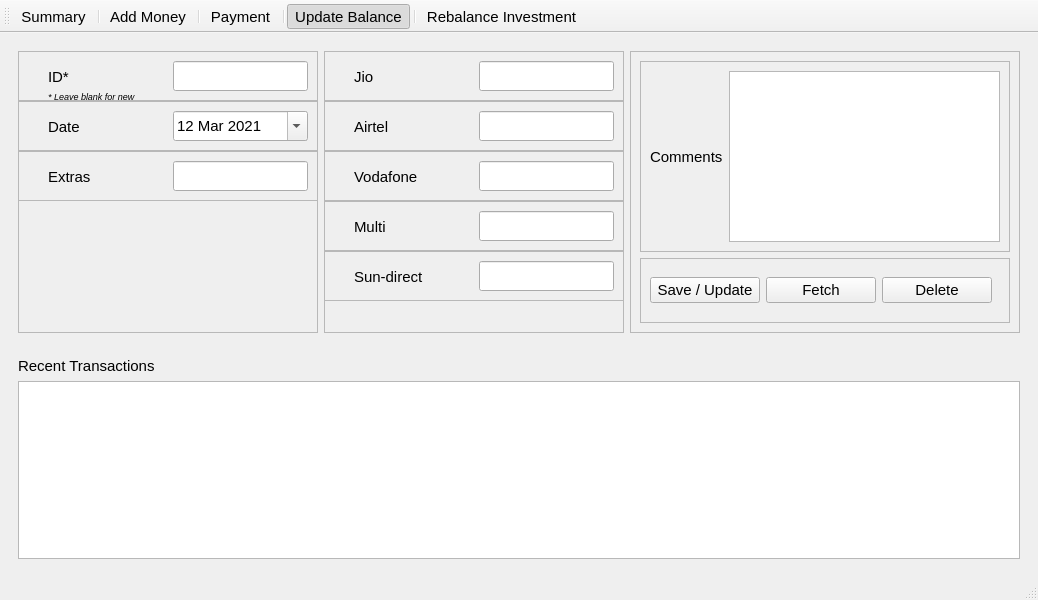
<?xml version="1.0" encoding="UTF-8"?>
<ui version="4.0">
 <class>balancePage</class>
 <widget class="QMainWindow" name="balancePage">
  <property name="geometry">
   <rect>
    <x>0</x>
    <y>0</y>
    <width>1038</width>
    <height>600</height>
   </rect>
  </property>
  <property name="font">
   <font>
    <family>Segoe UI</family>
    <pointsize>11</pointsize>
   </font>
  </property>
  <property name="windowTitle">
   <string>Mobile Recharge Tracker</string>
  </property>
  <widget class="QWidget" name="centralwidget">
   <layout class="QHBoxLayout" name="horizontalLayout">
    <item>
     <layout class="QVBoxLayout" name="verticalLayout">
      <item>
       <widget class="QWidget" name="wid1_topSection" native="true">
        <property name="sizePolicy">
         <sizepolicy hsizetype="Expanding" vsizetype="Fixed">
          <horstretch>0</horstretch>
          <verstretch>0</verstretch>
         </sizepolicy>
        </property>
        <property name="minimumSize">
         <size>
          <width>0</width>
          <height>300</height>
         </size>
        </property>
        <property name="maximumSize">
         <size>
          <width>16777215</width>
          <height>300</height>
         </size>
        </property>
        <property name="autoFillBackground">
         <bool>false</bool>
        </property>
        <layout class="QHBoxLayout" name="horizontalLayout_2">
         <item>
          <widget class="QFrame" name="frame1_left">
           <property name="sizePolicy">
            <sizepolicy hsizetype="Fixed" vsizetype="Preferred">
             <horstretch>0</horstretch>
             <verstretch>0</verstretch>
            </sizepolicy>
           </property>
           <property name="minimumSize">
            <size>
             <width>300</width>
             <height>0</height>
            </size>
           </property>
           <property name="maximumSize">
            <size>
             <width>300</width>
             <height>16777215</height>
            </size>
           </property>
           <property name="sizeIncrement">
            <size>
             <width>0</width>
             <height>0</height>
            </size>
           </property>
           <property name="frameShape">
            <enum>QFrame::StyledPanel</enum>
           </property>
           <property name="frameShadow">
            <enum>QFrame::Raised</enum>
           </property>
           <widget class="QFrame" name="qf1_ID">
            <property name="geometry">
             <rect>
              <x>0</x>
              <y>0</y>
              <width>300</width>
              <height>50</height>
             </rect>
            </property>
            <property name="sizePolicy">
             <sizepolicy hsizetype="Preferred" vsizetype="Preferred">
              <horstretch>0</horstretch>
              <verstretch>0</verstretch>
             </sizepolicy>
            </property>
            <property name="frameShape">
             <enum>QFrame::StyledPanel</enum>
            </property>
            <property name="frameShadow">
             <enum>QFrame::Raised</enum>
            </property>
            <widget class="QLabel" name="label_ID">
             <property name="geometry">
              <rect>
               <x>30</x>
               <y>3</y>
               <width>120</width>
               <height>45</height>
              </rect>
             </property>
             <property name="text">
              <string>ID*</string>
             </property>
            </widget>
            <widget class="QLineEdit" name="lineEdit_ID">
             <property name="geometry">
              <rect>
               <x>155</x>
               <y>10</y>
               <width>135</width>
               <height>30</height>
              </rect>
             </property>
            </widget>
            <widget class="QLabel" name="label_ID_2">
             <property name="geometry">
              <rect>
               <x>30</x>
               <y>30</y>
               <width>120</width>
               <height>30</height>
              </rect>
             </property>
             <property name="font">
              <font>
               <pointsize>7</pointsize>
               <italic>true</italic>
              </font>
             </property>
             <property name="text">
              <string>* Leave blank for new</string>
             </property>
            </widget>
           </widget>
           <widget class="QFrame" name="qf2_Date">
            <property name="geometry">
             <rect>
              <x>0</x>
              <y>50</y>
              <width>300</width>
              <height>50</height>
             </rect>
            </property>
            <property name="sizePolicy">
             <sizepolicy hsizetype="Preferred" vsizetype="Preferred">
              <horstretch>0</horstretch>
              <verstretch>0</verstretch>
             </sizepolicy>
            </property>
            <property name="frameShape">
             <enum>QFrame::StyledPanel</enum>
            </property>
            <property name="frameShadow">
             <enum>QFrame::Raised</enum>
            </property>
            <widget class="QLabel" name="alabel_Date">
             <property name="geometry">
              <rect>
               <x>30</x>
               <y>3</y>
               <width>120</width>
               <height>45</height>
              </rect>
             </property>
             <property name="text">
              <string>Date</string>
             </property>
            </widget>
            <widget class="QDateEdit" name="dateEdit">
             <property name="geometry">
              <rect>
               <x>155</x>
               <y>10</y>
               <width>135</width>
               <height>30</height>
              </rect>
             </property>
             <property name="sizePolicy">
              <sizepolicy hsizetype="Expanding" vsizetype="Fixed">
               <horstretch>0</horstretch>
               <verstretch>0</verstretch>
              </sizepolicy>
             </property>
             <property name="dateTime">
              <datetime>
               <hour>0</hour>
               <minute>0</minute>
               <second>0</second>
               <year>2021</year>
               <month>3</month>
               <day>12</day>
              </datetime>
             </property>
             <property name="minimumDate">
              <date>
               <year>2020</year>
               <month>1</month>
               <day>1</day>
              </date>
             </property>
             <property name="calendarPopup">
              <bool>true</bool>
             </property>
            </widget>
           </widget>
           <widget class="QFrame" name="qf3_Extra">
            <property name="geometry">
             <rect>
              <x>0</x>
              <y>100</y>
              <width>300</width>
              <height>50</height>
             </rect>
            </property>
            <property name="sizePolicy">
             <sizepolicy hsizetype="Preferred" vsizetype="Preferred">
              <horstretch>0</horstretch>
              <verstretch>0</verstretch>
             </sizepolicy>
            </property>
            <property name="frameShape">
             <enum>QFrame::StyledPanel</enum>
            </property>
            <property name="frameShadow">
             <enum>QFrame::Raised</enum>
            </property>
            <widget class="QLabel" name="label_Extra">
             <property name="geometry">
              <rect>
               <x>30</x>
               <y>3</y>
               <width>120</width>
               <height>45</height>
              </rect>
             </property>
             <property name="text">
              <string>Extras</string>
             </property>
            </widget>
            <widget class="QLineEdit" name="lineEdit_Extra">
             <property name="geometry">
              <rect>
               <x>155</x>
               <y>10</y>
               <width>135</width>
               <height>30</height>
              </rect>
             </property>
            </widget>
           </widget>
          </widget>
         </item>
         <item>
          <widget class="QFrame" name="frame1_left_2">
           <property name="sizePolicy">
            <sizepolicy hsizetype="Fixed" vsizetype="Preferred">
             <horstretch>0</horstretch>
             <verstretch>0</verstretch>
            </sizepolicy>
           </property>
           <property name="minimumSize">
            <size>
             <width>300</width>
             <height>0</height>
            </size>
           </property>
           <property name="maximumSize">
            <size>
             <width>300</width>
             <height>16777215</height>
            </size>
           </property>
           <property name="sizeIncrement">
            <size>
             <width>0</width>
             <height>0</height>
            </size>
           </property>
           <property name="frameShape">
            <enum>QFrame::StyledPanel</enum>
           </property>
           <property name="frameShadow">
            <enum>QFrame::Raised</enum>
           </property>
           <widget class="QFrame" name="qf1_Jio">
            <property name="geometry">
             <rect>
              <x>0</x>
              <y>0</y>
              <width>300</width>
              <height>50</height>
             </rect>
            </property>
            <property name="sizePolicy">
             <sizepolicy hsizetype="Preferred" vsizetype="Preferred">
              <horstretch>0</horstretch>
              <verstretch>0</verstretch>
             </sizepolicy>
            </property>
            <property name="frameShape">
             <enum>QFrame::StyledPanel</enum>
            </property>
            <property name="frameShadow">
             <enum>QFrame::Raised</enum>
            </property>
            <widget class="QLabel" name="label_Jio">
             <property name="geometry">
              <rect>
               <x>30</x>
               <y>3</y>
               <width>120</width>
               <height>45</height>
              </rect>
             </property>
             <property name="text">
              <string>Jio</string>
             </property>
            </widget>
            <widget class="QLineEdit" name="lineEdit_Jio">
             <property name="geometry">
              <rect>
               <x>155</x>
               <y>10</y>
               <width>135</width>
               <height>30</height>
              </rect>
             </property>
            </widget>
           </widget>
           <widget class="QFrame" name="qf2_Airtel">
            <property name="geometry">
             <rect>
              <x>0</x>
              <y>50</y>
              <width>300</width>
              <height>50</height>
             </rect>
            </property>
            <property name="sizePolicy">
             <sizepolicy hsizetype="Preferred" vsizetype="Preferred">
              <horstretch>0</horstretch>
              <verstretch>0</verstretch>
             </sizepolicy>
            </property>
            <property name="frameShape">
             <enum>QFrame::StyledPanel</enum>
            </property>
            <property name="frameShadow">
             <enum>QFrame::Raised</enum>
            </property>
            <widget class="QLabel" name="label_Airtel">
             <property name="geometry">
              <rect>
               <x>30</x>
               <y>3</y>
               <width>120</width>
               <height>45</height>
              </rect>
             </property>
             <property name="text">
              <string>Airtel</string>
             </property>
            </widget>
            <widget class="QLineEdit" name="lineEdit_Airtel">
             <property name="geometry">
              <rect>
               <x>155</x>
               <y>10</y>
               <width>135</width>
               <height>30</height>
              </rect>
             </property>
            </widget>
           </widget>
           <widget class="QFrame" name="qf3_Vodafone">
            <property name="geometry">
             <rect>
              <x>0</x>
              <y>100</y>
              <width>300</width>
              <height>50</height>
             </rect>
            </property>
            <property name="sizePolicy">
             <sizepolicy hsizetype="Preferred" vsizetype="Preferred">
              <horstretch>0</horstretch>
              <verstretch>0</verstretch>
             </sizepolicy>
            </property>
            <property name="frameShape">
             <enum>QFrame::StyledPanel</enum>
            </property>
            <property name="frameShadow">
             <enum>QFrame::Raised</enum>
            </property>
            <widget class="QLabel" name="label_Vodafone">
             <property name="geometry">
              <rect>
               <x>30</x>
               <y>3</y>
               <width>120</width>
               <height>45</height>
              </rect>
             </property>
             <property name="text">
              <string>Vodafone</string>
             </property>
            </widget>
            <widget class="QLineEdit" name="lineEdit_Vodafone">
             <property name="geometry">
              <rect>
               <x>155</x>
               <y>10</y>
               <width>135</width>
               <height>30</height>
              </rect>
             </property>
            </widget>
           </widget>
           <widget class="QFrame" name="qf4_Multi">
            <property name="geometry">
             <rect>
              <x>0</x>
              <y>150</y>
              <width>300</width>
              <height>50</height>
             </rect>
            </property>
            <property name="sizePolicy">
             <sizepolicy hsizetype="Preferred" vsizetype="Preferred">
              <horstretch>0</horstretch>
              <verstretch>0</verstretch>
             </sizepolicy>
            </property>
            <property name="frameShape">
             <enum>QFrame::StyledPanel</enum>
            </property>
            <property name="frameShadow">
             <enum>QFrame::Raised</enum>
            </property>
            <widget class="QLabel" name="label_Multi">
             <property name="geometry">
              <rect>
               <x>30</x>
               <y>3</y>
               <width>120</width>
               <height>45</height>
              </rect>
             </property>
             <property name="text">
              <string>Multi</string>
             </property>
            </widget>
            <widget class="QLineEdit" name="lineEdit_Multi">
             <property name="geometry">
              <rect>
               <x>155</x>
               <y>10</y>
               <width>135</width>
               <height>30</height>
              </rect>
             </property>
            </widget>
           </widget>
           <widget class="QFrame" name="qf5_SunDirect">
            <property name="geometry">
             <rect>
              <x>0</x>
              <y>200</y>
              <width>300</width>
              <height>50</height>
             </rect>
            </property>
            <property name="sizePolicy">
             <sizepolicy hsizetype="Preferred" vsizetype="Preferred">
              <horstretch>0</horstretch>
              <verstretch>0</verstretch>
             </sizepolicy>
            </property>
            <property name="frameShape">
             <enum>QFrame::StyledPanel</enum>
            </property>
            <property name="frameShadow">
             <enum>QFrame::Raised</enum>
            </property>
            <widget class="QLabel" name="label_SunDirect">
             <property name="geometry">
              <rect>
               <x>30</x>
               <y>3</y>
               <width>120</width>
               <height>45</height>
              </rect>
             </property>
             <property name="text">
              <string>Sun-direct</string>
             </property>
            </widget>
            <widget class="QLineEdit" name="lineEdit_SunDirect">
             <property name="geometry">
              <rect>
               <x>155</x>
               <y>10</y>
               <width>135</width>
               <height>30</height>
              </rect>
             </property>
            </widget>
           </widget>
          </widget>
         </item>
         <item>
          <widget class="QFrame" name="frame2_right">
           <property name="frameShape">
            <enum>QFrame::StyledPanel</enum>
           </property>
           <property name="frameShadow">
            <enum>QFrame::Raised</enum>
           </property>
           <layout class="QVBoxLayout" name="verticalLayout_2">
            <item>
             <widget class="QFrame" name="frame">
              <property name="frameShape">
               <enum>QFrame::StyledPanel</enum>
              </property>
              <property name="frameShadow">
               <enum>QFrame::Raised</enum>
              </property>
              <layout class="QHBoxLayout" name="horizontalLayout_5">
               <item>
                <widget class="QLabel" name="label">
                 <property name="text">
                  <string>Comments</string>
                 </property>
                </widget>
               </item>
               <item>
                <widget class="QTextEdit" name="textEdit"/>
               </item>
              </layout>
             </widget>
            </item>
            <item>
             <widget class="QFrame" name="frame_2">
              <property name="sizePolicy">
               <sizepolicy hsizetype="Preferred" vsizetype="Fixed">
                <horstretch>0</horstretch>
                <verstretch>0</verstretch>
               </sizepolicy>
              </property>
              <property name="minimumSize">
               <size>
                <width>0</width>
                <height>65</height>
               </size>
              </property>
              <property name="maximumSize">
               <size>
                <width>16777215</width>
                <height>65</height>
               </size>
              </property>
              <property name="frameShape">
               <enum>QFrame::StyledPanel</enum>
              </property>
              <property name="frameShadow">
               <enum>QFrame::Raised</enum>
              </property>
              <layout class="QHBoxLayout" name="horizontalLayout_4">
               <item>
                <widget class="QPushButton" name="btn1_sav">
                 <property name="sizePolicy">
                  <sizepolicy hsizetype="Minimum" vsizetype="Fixed">
                   <horstretch>0</horstretch>
                   <verstretch>0</verstretch>
                  </sizepolicy>
                 </property>
                 <property name="minimumSize">
                  <size>
                   <width>110</width>
                   <height>0</height>
                  </size>
                 </property>
                 <property name="text">
                  <string>Save / Update</string>
                 </property>
                </widget>
               </item>
               <item>
                <widget class="QPushButton" name="btn2_fetch">
                 <property name="minimumSize">
                  <size>
                   <width>110</width>
                   <height>0</height>
                  </size>
                 </property>
                 <property name="text">
                  <string>Fetch</string>
                 </property>
                </widget>
               </item>
               <item>
                <widget class="QPushButton" name="btn3_delete">
                 <property name="minimumSize">
                  <size>
                   <width>110</width>
                   <height>0</height>
                  </size>
                 </property>
                 <property name="text">
                  <string>Delete</string>
                 </property>
                </widget>
               </item>
               <item>
                <spacer name="horizontalSpacer_2">
                 <property name="orientation">
                  <enum>Qt::Horizontal</enum>
                 </property>
                 <property name="sizeHint" stdset="0">
                  <size>
                   <width>40</width>
                   <height>20</height>
                  </size>
                 </property>
                </spacer>
               </item>
              </layout>
             </widget>
            </item>
           </layout>
          </widget>
         </item>
        </layout>
       </widget>
      </item>
      <item>
       <widget class="QWidget" name="wid2_bottomSection" native="true">
        <layout class="QVBoxLayout" name="verticalLayout_3">
         <item>
          <widget class="QLabel" name="label_2">
           <property name="text">
            <string>Recent Transactions</string>
           </property>
          </widget>
         </item>
         <item>
          <widget class="QTableWidget" name="tableWidget"/>
         </item>
        </layout>
       </widget>
      </item>
     </layout>
    </item>
   </layout>
  </widget>
  <widget class="QStatusBar" name="statusbar"/>
  <widget class="QToolBar" name="toolBar">
   <property name="windowTitle">
    <string>toolBar</string>
   </property>
   <property name="allowedAreas">
    <set>Qt::AllToolBarAreas</set>
   </property>
   <property name="toolButtonStyle">
    <enum>Qt::ToolButtonTextOnly</enum>
   </property>
   <attribute name="toolBarArea">
    <enum>TopToolBarArea</enum>
   </attribute>
   <attribute name="toolBarBreak">
    <bool>false</bool>
   </attribute>
   <addaction name="tool_summary"/>
   <addaction name="separator"/>
   <addaction name="tool_addMoney"/>
   <addaction name="separator"/>
   <addaction name="tool_payment"/>
   <addaction name="separator"/>
   <addaction name="tool_updateBalance"/>
   <addaction name="separator"/>
   <addaction name="tool_rebalanceInvestment"/>
  </widget>
  <action name="tool_addMoney">
   <property name="checkable">
    <bool>true</bool>
   </property>
   <property name="checked">
    <bool>false</bool>
   </property>
   <property name="text">
    <string>Add Money</string>
   </property>
  </action>
  <action name="tool_payment">
   <property name="checkable">
    <bool>true</bool>
   </property>
   <property name="text">
    <string>Payment</string>
   </property>
  </action>
  <action name="tool_updateBalance">
   <property name="checkable">
    <bool>true</bool>
   </property>
   <property name="checked">
    <bool>true</bool>
   </property>
   <property name="text">
    <string>Update Balance</string>
   </property>
  </action>
  <action name="tool_rebalanceInvestment">
   <property name="checkable">
    <bool>true</bool>
   </property>
   <property name="text">
    <string>Rebalance Investment</string>
   </property>
  </action>
  <action name="tool_summary">
   <property name="checkable">
    <bool>true</bool>
   </property>
   <property name="checked">
    <bool>false</bool>
   </property>
   <property name="text">
    <string>Summary</string>
   </property>
  </action>
 </widget>
 <resources/>
 <connections/>
</ui>
